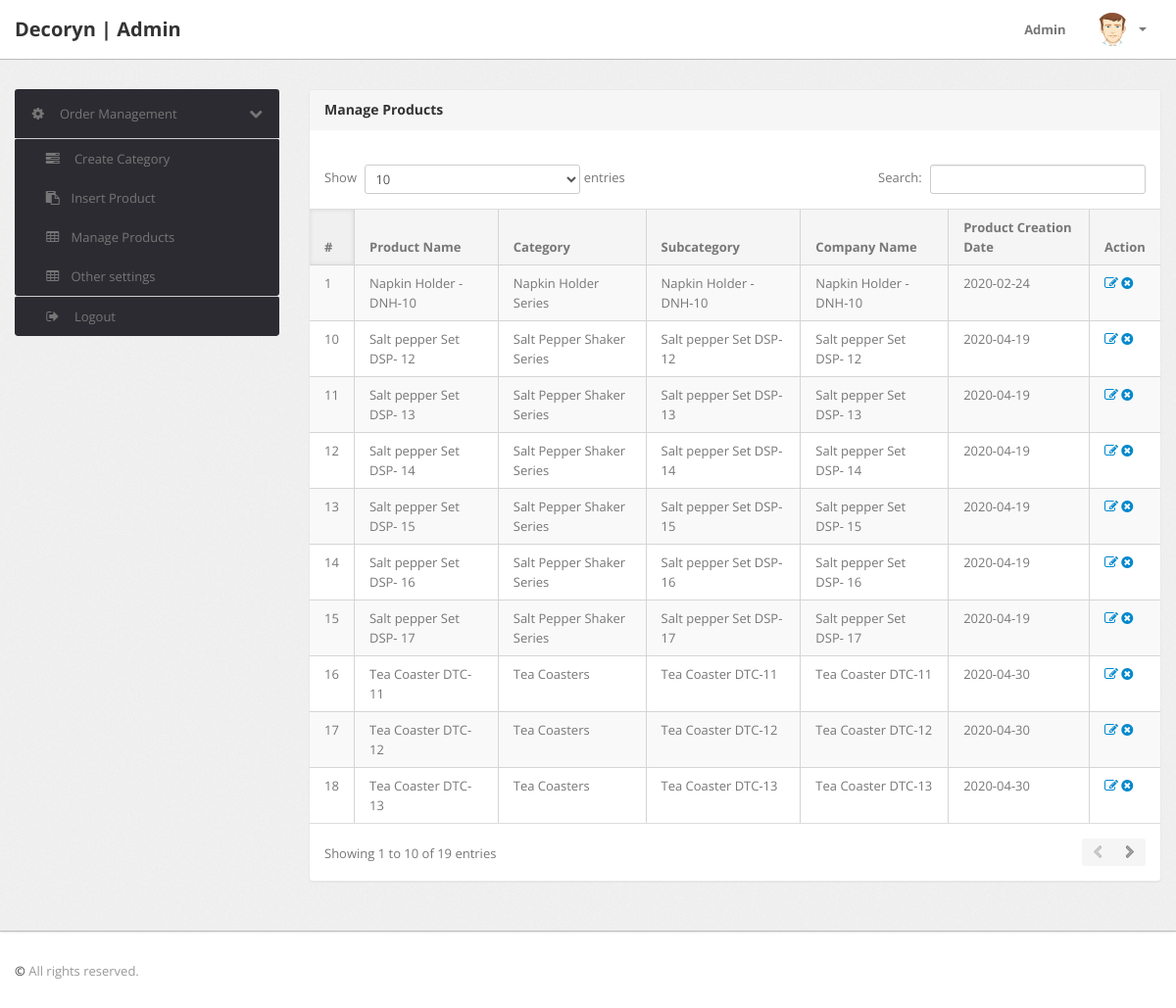
The app's page /admin/manage-products.php (signed in) with its own data.
### tables this page shows
CREATE TABLE `products` (
  `id` int(11) NOT NULL,
  `category` int(11) NOT NULL,
  `productName` text,
  `productDescription` text,
  `productImage1` varchar(255) DEFAULT NULL,
  `productImage2` varchar(222) NOT NULL,
  `modelno` varchar(200) DEFAULT NULL,
  `seotitle` text,
  `metades` text,
  `altimage` text,
  `keyword` text,
  `headline` text,
  `homeproduct` int(22) NOT NULL,
  `postingDate` date DEFAULT NULL,
  `updationDate` datetime DEFAULT NULL,
  `status` int(22) NOT NULL DEFAULT '1'
);

CREATE TABLE `category` (
  `id` int(11) NOT NULL,
  `categoryName` varchar(255) DEFAULT NULL,
  `categoryDescription` longtext,
  `creationDate` timestamp NOT NULL DEFAULT CURRENT_TIMESTAMP,
  `updationDate` varchar(255) DEFAULT NULL,
  `img` varchar(222) DEFAULT NULL
);

### admin/manage-products.php (the view, shortened to what this page needs)
<?php
if(strlen($_SESSION['alogin'])==0)
	{
header('location:index.php');
}
else{
?>
<!DOCTYPE html>
<html lang="en">
<head>
	<link type="text/css" href="bootstrap/css/bootstrap.min.css" rel="stylesheet">
	<link type="text/css" href="bootstrap/css/bootstrap-responsive.min.css" rel="stylesheet">
	<link type="text/css" href="css/theme.css" rel="stylesheet">
	<link type="text/css" href="images/icons/css/font-awesome.css" rel="stylesheet">
</head>
<body>
<?php include('include/header.php');?>
	<div class="wrapper">
		<div class="container">
			<div class="row">
<?php include('include/sidebar.php');?>
			<div class="span9">
					<div class="content">
	<div class="module">
							<div class="module-head">
								<h3>Manage Products</h3>
							</div>
							<div class="module-body table">
									<br />
								<table cellpadding="0" cellspacing="0" border="0" class="datatable-1 table table-bordered table-striped	 display" width="100%">
									<thead>
										<tr>
											<th>#</th>
											<th>Product Name</th>
											<th>Category </th>
											<th>Subcategory</th>
											<th>Company Name</th>
											<th>Product Creation Date</th>
											<th>Action</th>
										</tr>
									</thead>
									<tbody>
<?php $query=mysqli_query($con,"select products.*,category.categoryName from products join category on category.id=products.category");
$cnt=1;
while($row=mysqli_fetch_array($query))
{
?>
										<tr>
											<td><?php echo htmlentities($cnt);?></td>
											<td><?php echo htmlentities($row['productName']);?></td>
											<td><?php echo htmlentities($row['categoryName']);?></td>
											<td> <?php echo htmlentities($row['productName']);?></td>
											<td><?php echo htmlentities($row['productName']);?></td>
											<td><?php echo htmlentities($row['postingDate']);?></td>
											<td>
											<a href="edit-products.php?id=<?php echo $row['id']?>" ><i class="icon-edit"></i></a>
											<a href="manage-products.php?id=<?php echo $row['id']?>&del=delete" onClick="return confirm('Are you sure you want to delete?')"><i class="icon-remove-sign"></i></a></td>
										</tr>
										<?php $cnt=$cnt+1; } ?>
								</table>
							</div>
						</div>
					</div>
				</div>
			</div>
		</div>
	</div>
<?php include('include/footer.php');?>
</body>
<?php } ?>

### admin/include/header.php (shortened to what this page needs)
<div class="navbar navbar-fixed-top">
		<div class="navbar-inner">
			<div class="container">
			  	<a class="brand" href="index.html">
			  		Decoryn  | Admin
			  	</a>
				<div class="nav-collapse collapse navbar-inverse-collapse">
					<ul class="nav pull-right">
						<li><a href="#">
							Admin
						</a></li>
						<li class="nav-user dropdown">
							<a href="#" class="dropdown-toggle" data-toggle="dropdown">
								<img src="images/user.png" class="nav-avatar" />
								<b class="caret"></b>
							</a>
						</li>
					</ul>
				</div>
			</div>
		</div>
	</div>

### admin/include/sidebar.php (shortened to what this page needs)
<div class="span3">
    <div class="sidebar">
        <ul class="widget widget-menu unstyled">
            <li>
                <a class="collapsed" data-toggle="collapse" href="#togglePages">
                    <i class="menu-icon icon-cog"></i>
                    <i class="icon-chevron-down pull-right"></i><i class="icon-chevron-up pull-right"></i>
                    Order Management
                </a>
                <ul class="widget widget-menu unstyled">
                    <li><a href="category.php"><i class="menu-icon icon-tasks"></i> Create Category </a></li>
                    <li><a href="insert-product.php"><i class="menu-icon icon-paste"></i>Insert Product </a></li>
                    <li><a href="manage-products.php"><i class="menu-icon icon-table"></i>Manage Products </a></li>
                    <li><a href="other.php"><i class="menu-icon icon-table"></i>Other settings </a></li>
                </ul>
                <ul class="widget widget-menu unstyled">
                    <li>
                        <a href="logout.php">
                            <i class="menu-icon icon-signout"></i>
                            Logout
                        </a>
                    </li>
                </ul>
    </div>
</div>

### admin/include/footer.php
<div class="footer">
	<div class="container">
		<b class="copyright">&copy;  </b> All rights reserved.
	</div>
</div>

### records on screen
products: productName "Napkin Holder - DNH-10", category.categoryName "Napkin Holder Series", postingDate "2020-02-24"
products: productName "Salt pepper Set DSP- 12", category.categoryName "Salt Pepper Shaker Series", postingDate "2020-04-19"
products: productName "Salt pepper Set DSP- 13", category.categoryName "Salt Pepper Shaker Series", postingDate "2020-04-19"
products: productName "Salt pepper Set DSP- 14", category.categoryName "Salt Pepper Shaker Series", postingDate "2020-04-19"
products: productName "Salt pepper Set DSP- 15", category.categoryName "Salt Pepper Shaker Series", postingDate "2020-04-19"
products: productName "Salt pepper Set DSP- 16", category.categoryName "Salt Pepper Shaker Series", postingDate "2020-04-19"
products: productName "Salt pepper Set DSP- 17", category.categoryName "Salt Pepper Shaker Series", postingDate "2020-04-19"
products: productName "Tea Coaster DTC-11", category.categoryName "Tea Coasters", postingDate "2020-04-30"
products: productName "Tea Coaster DTC-12", category.categoryName "Tea Coasters", postingDate "2020-04-30"
products: productName "Tea Coaster DTC-13", category.categoryName "Tea Coasters", postingDate "2020-04-30"
